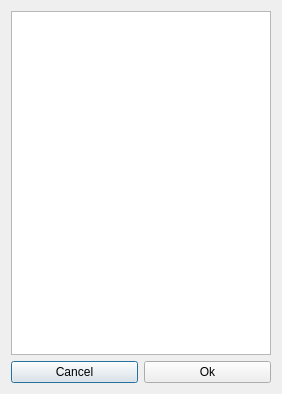
<?xml version="1.0" encoding="UTF-8"?>
<ui version="4.0">
 <class>Dialog</class>
 <widget class="QDialog" name="Dialog">
  <property name="geometry">
   <rect>
    <x>0</x>
    <y>0</y>
    <width>282</width>
    <height>394</height>
   </rect>
  </property>
  <property name="windowTitle">
   <string>Dialog</string>
  </property>
  <layout class="QGridLayout" name="gridLayout">
   <item row="0" column="0">
    <layout class="QVBoxLayout" name="verticalLayout">
     <item>
      <layout class="QHBoxLayout" name="horizontalLayout">
       <item>
        <widget class="QListWidget" name="listWidget"/>
       </item>
      </layout>
     </item>
     <item>
      <layout class="QHBoxLayout" name="horizontalLayout_2">
       <item>
        <widget class="QPushButton" name="pushButton_2">
         <property name="text">
          <string>Cancel</string>
         </property>
        </widget>
       </item>
       <item>
        <widget class="QPushButton" name="pushButton">
         <property name="text">
          <string>Ok</string>
         </property>
        </widget>
       </item>
      </layout>
     </item>
    </layout>
   </item>
  </layout>
 </widget>
 <resources/>
 <connections/>
</ui>
